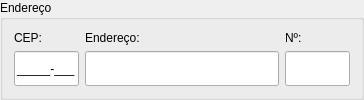
            <widget class="QGroupBox" name="groupBoxEndereco">
             <property name="maximumSize">
              <size>
               <width>16777215</width>
               <height>100</height>
              </size>
             </property>
             <property name="title">
              <string>Endereço</string>
             </property>
             <layout class="QGridLayout" name="groupBoxEnderecoLayout">
              <item row="1" column="0">
               <layout class="QGridLayout" name="gridLayoutEndereco" columnstretch="1,3,1">
                <item row="0" column="1">
                 <layout class="QVBoxLayout" name="verticalLayoutEndereco_0_1">
                  <item>
                   <widget class="QLabel" name="labelNomeLogradouro">
                    <property name="sizePolicy">
                     <sizepolicy hsizetype="Preferred" vsizetype="Fixed">
                      <horstretch>0</horstretch>
                      <verstretch>0</verstretch>
                     </sizepolicy>
                    </property>
                    <property name="text">
                     <string>Endereço:</string>
                    </property>
                   </widget>
                  </item>
                  <item>
                   <widget class="QLineEdit" name="lineEditNomeLogradouro">
                    <property name="sizePolicy">
                     <sizepolicy hsizetype="Expanding" vsizetype="Minimum">
                      <horstretch>0</horstretch>
                      <verstretch>0</verstretch>
                     </sizepolicy>
                    </property>
                    <property name="minimumSize">
                     <size>
                      <width>0</width>
                      <height>30</height>
                     </size>
                    </property>
                    <property name="placeholderText">
                     <string/>
                    </property>
                   </widget>
                  </item>
                 </layout>
                </item>
                <item row="0" column="2">
                 <layout class="QVBoxLayout" name="verticalLayoutEndereco_0_2">
                  <item>
                   <widget class="QLabel" name="labelNumPredial">
                    <property name="sizePolicy">
                     <sizepolicy hsizetype="Preferred" vsizetype="Fixed">
                      <horstretch>0</horstretch>
                      <verstretch>0</verstretch>
                     </sizepolicy>
                    </property>
                    <property name="text">
                     <string>Nº:</string>
                    </property>
                   </widget>
                  </item>
                  <item>
                   <widget class="QLineEdit" name="lineEditNumPredial">
                    <property name="sizePolicy">
                     <sizepolicy hsizetype="Expanding" vsizetype="Minimum">
                      <horstretch>0</horstretch>
                      <verstretch>0</verstretch>
                     </sizepolicy>
                    </property>
                    <property name="minimumSize">
                     <size>
                      <width>0</width>
                      <height>30</height>
                     </size>
                    </property>
                    <property name="alignment">
                     <set>Qt::AlignCenter</set>
                    </property>
                    <property name="placeholderText">
                     <string/>
                    </property>
                   </widget>
                  </item>
                 </layout>
                </item>
                <item row="0" column="0">
                 <layout class="QVBoxLayout" name="verticalLayoutEndereco_0_0">
                  <item>
                   <widget class="QLabel" name="labelCEP">
                    <property name="sizePolicy">
                     <sizepolicy hsizetype="Preferred" vsizetype="Fixed">
                      <horstretch>0</horstretch>
                      <verstretch>0</verstretch>
                     </sizepolicy>
                    </property>
                    <property name="text">
                     <string>CEP:</string>
                    </property>
                   </widget>
                  </item>
                  <item>
                   <widget class="QLineEdit" name="lineEditCEP">
                    <property name="sizePolicy">
                     <sizepolicy hsizetype="Expanding" vsizetype="Minimum">
                      <horstretch>0</horstretch>
                      <verstretch>0</verstretch>
                     </sizepolicy>
                    </property>
                    <property name="minimumSize">
                     <size>
                      <width>0</width>
                      <height>30</height>
                     </size>
                    </property>
                    <property name="inputMask">
                     <string>00000-000;_</string>
                    </property>
                    <property name="alignment">
                     <set>Qt::AlignCenter</set>
                    </property>
                    <property name="placeholderText">
                     <string>CEP</string>
                    </property>
                   </widget>
                  </item>
                 </layout>
                </item>
               </layout>
              </item>
             </layout>
            </widget>
